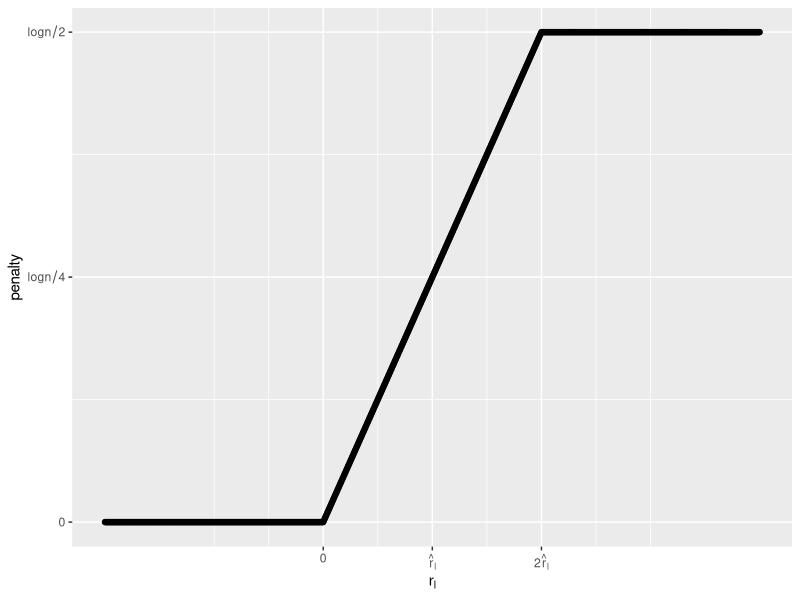

Write the R code that produced this figure.
## ---- chunk 1
knitr::opts_chunk$set(echo = TRUE)
## ---- chunk 2
library(ggplot2)
mydf <- matrix(NA, 1e3, 2)
mydf[, 1] <- seq(-1, 2, length.out = 1e3)
mydf[, 2] <- mydf[, 1] * (mydf[, 1] < 1 & mydf[, 1] > 0)
mydf[, 2][mydf[, 1] >= 1] <- 1
colnames(mydf) <- c("x", "y")
mydf <- as.data.frame(mydf)

ggplot(mydf, aes(x = x, y = y)) + geom_point() +
  scale_x_continuous(name = expression(r[l]), 
                   breaks = c(0, 0.5, 1),
                   labels = c(expression(0), expression(hat(r)[l]), 
                              expression(2 * hat(r)[l]))) +
  scale_y_continuous(name = "penalty", 
                   breaks = c(0, 0.5, 1),
                   labels = c(expression(0), expression(logn / 4), expression(logn / 2)))
